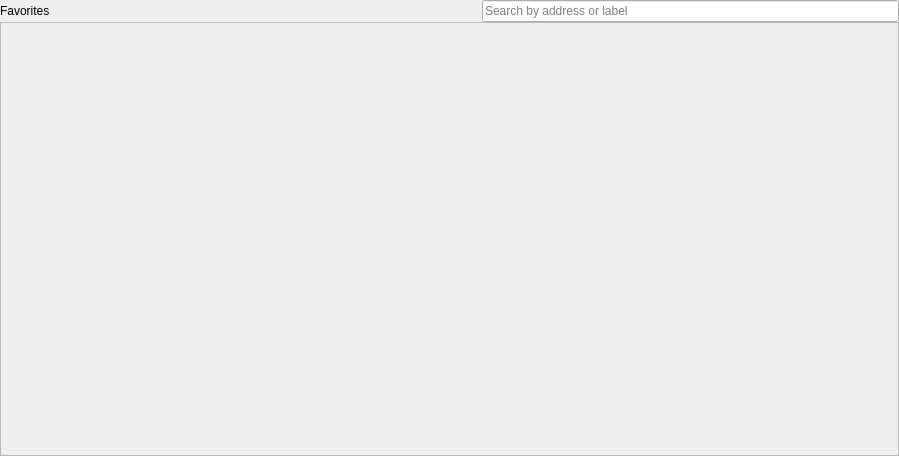
<?xml version="1.0" encoding="UTF-8"?>
<ui version="4.0">
 <class>FavoritesPage</class>
 <widget class="QWidget" name="FavoritesPage">
  <property name="geometry">
   <rect>
    <x>0</x>
    <y>0</y>
    <width>899</width>
    <height>456</height>
   </rect>
  </property>
  <property name="windowTitle">
   <string>Favorites</string>
  </property>
  <layout class="QVBoxLayout" name="favoritesVerticalLayout" stretch="0,0">
   <property name="spacing">
    <number>0</number>
   </property>
   <property name="leftMargin">
    <number>0</number>
   </property>
   <property name="topMargin">
    <number>0</number>
   </property>
   <property name="rightMargin">
    <number>0</number>
   </property>
   <property name="bottomMargin">
    <number>0</number>
   </property>
   <item alignment="Qt::AlignVCenter">
    <widget class="QFrame" name="headerFrame">
     <property name="frameShape">
      <enum>QFrame::NoFrame</enum>
     </property>
     <property name="frameShadow">
      <enum>QFrame::Plain</enum>
     </property>
     <layout class="QHBoxLayout" name="headerFrameLayout">
      <property name="spacing">
       <number>15</number>
      </property>
      <property name="leftMargin">
       <number>0</number>
      </property>
      <property name="topMargin">
       <number>0</number>
      </property>
      <property name="rightMargin">
       <number>0</number>
      </property>
      <property name="bottomMargin">
       <number>0</number>
      </property>
      <item alignment="Qt::AlignVCenter">
       <widget class="QWidget" name="headerTitleWrapper" native="true">
        <layout class="QVBoxLayout" name="headerTitleVerticalLayout">
         <property name="spacing">
          <number>4</number>
         </property>
         <property name="leftMargin">
          <number>0</number>
         </property>
         <property name="topMargin">
          <number>0</number>
         </property>
         <property name="rightMargin">
          <number>0</number>
         </property>
         <property name="bottomMargin">
          <number>0</number>
         </property>
         <item>
          <widget class="QLabel" name="headerTitleLabel">
           <property name="text">
            <string>Favorites</string>
           </property>
          </widget>
         </item>
        </layout>
       </widget>
      </item>
      <item>
       <spacer name="headerFrameSpacer">
        <property name="orientation">
         <enum>Qt::Horizontal</enum>
        </property>
        <property name="sizeHint" stdset="0">
         <size>
          <width>40</width>
          <height>20</height>
         </size>
        </property>
       </spacer>
      </item>
      <item>
       <widget class="QLineEdit" name="filterLineEdit">
        <property name="placeholderText">
         <string>Search by address or label</string>
        </property>
        <property name="clearButtonEnabled">
         <bool>true</bool>
        </property>
       </widget>
      </item>
     </layout>
    </widget>
   </item>
   <item>
    <layout class="QHBoxLayout" name="contentWrapperHorizontalLayout">
     <property name="spacing">
      <number>0</number>
     </property>
     <item>
      <spacer name="leftContentSpacer">
       <property name="orientation">
        <enum>Qt::Horizontal</enum>
       </property>
       <property name="sizeHint" stdset="0">
        <size>
         <width>0</width>
         <height>20</height>
        </size>
       </property>
      </spacer>
     </item>
     <item>
      <widget class="QFrame" name="contentFrame">
       <property name="sizePolicy">
        <sizepolicy hsizetype="Preferred" vsizetype="Expanding">
         <horstretch>1</horstretch>
         <verstretch>0</verstretch>
        </sizepolicy>
       </property>
       <property name="frameShape">
        <enum>QFrame::StyledPanel</enum>
       </property>
       <property name="frameShadow">
        <enum>QFrame::Raised</enum>
       </property>
       <layout class="QVBoxLayout" name="contentFrameVerticalLayout">
        <property name="spacing">
         <number>9</number>
        </property>
        <property name="leftMargin">
         <number>9</number>
        </property>
        <property name="topMargin">
         <number>9</number>
        </property>
        <property name="rightMargin">
         <number>9</number>
        </property>
        <property name="bottomMargin">
         <number>9</number>
        </property>
       </layout>
      </widget>
     </item>
     <item>
      <spacer name="rightContentSpacer">
       <property name="orientation">
        <enum>Qt::Horizontal</enum>
       </property>
       <property name="sizeHint" stdset="0">
        <size>
         <width>0</width>
         <height>20</height>
        </size>
       </property>
      </spacer>
     </item>
    </layout>
   </item>
  </layout>
 </widget>
 <resources/>
 <connections/>
</ui>
